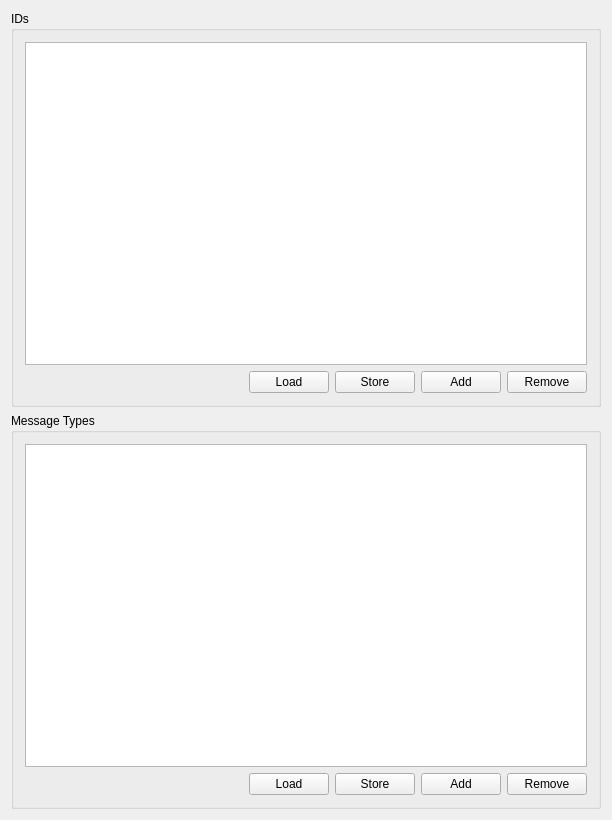
<?xml version="1.0" encoding="UTF-8"?>
<ui version="4.0">
 <class>MessageConfig</class>
 <widget class="QWidget" name="MessageConfig">
  <property name="geometry">
   <rect>
    <x>0</x>
    <y>0</y>
    <width>612</width>
    <height>820</height>
   </rect>
  </property>
  <property name="windowTitle">
   <string>MessageConfig</string>
  </property>
  <layout class="QVBoxLayout" name="verticalLayout">
   <item>
    <widget class="QGroupBox" name="groupBox_9">
     <property name="sizePolicy">
      <sizepolicy hsizetype="Preferred" vsizetype="Preferred">
       <horstretch>0</horstretch>
       <verstretch>1</verstretch>
      </sizepolicy>
     </property>
     <property name="title">
      <string>IDs</string>
     </property>
     <layout class="QGridLayout" name="gridLayout_4">
      <item row="5" column="2">
       <widget class="QPushButton" name="idStoreBtn">
        <property name="toolTip">
         <string>Save the current ID configuration (*.json) to a file</string>
        </property>
        <property name="text">
         <string>Store</string>
        </property>
       </widget>
      </item>
      <item row="5" column="4">
       <widget class="QPushButton" name="idRmvBtn">
        <property name="toolTip">
         <string>Remove the selected entry from the current ID configuration.</string>
        </property>
        <property name="text">
         <string>Remove</string>
        </property>
       </widget>
      </item>
      <item row="5" column="1">
       <widget class="QPushButton" name="idLoadBtn">
        <property name="toolTip">
         <string>Load an ID configuration (*.json)</string>
        </property>
        <property name="text">
         <string>Load</string>
        </property>
       </widget>
      </item>
      <item row="5" column="0">
       <spacer name="horizontalSpacer">
        <property name="orientation">
         <enum>Qt::Horizontal</enum>
        </property>
        <property name="sizeHint" stdset="0">
         <size>
          <width>40</width>
          <height>20</height>
         </size>
        </property>
       </spacer>
      </item>
      <item row="5" column="3">
       <widget class="QPushButton" name="idAddBtn">
        <property name="toolTip">
         <string>&lt;html&gt;&lt;head/&gt;&lt;body&gt;&lt;p&gt;Add a new ID configuration entry to the current ID configuration. The ID configuration tool is called.&lt;/p&gt;&lt;p&gt;The new entry will be appended to the list.&lt;/p&gt;&lt;/body&gt;&lt;/html&gt;</string>
        </property>
        <property name="text">
         <string>Add</string>
        </property>
       </widget>
      </item>
      <item row="0" column="0" rowspan="5" colspan="5">
       <widget class="QTableView" name="idTableView">
        <property name="toolTip">
         <string>&lt;html&gt;&lt;head/&gt;&lt;body&gt;&lt;p&gt;ID configuration browser which shows all currently available IDs and their parsing configuration.&lt;/p&gt;&lt;p&gt;Either load a whole ID configuration with the Load button or Add/Remove  IDs to the current configuration. &lt;/p&gt;&lt;p&gt;The current configuration can be saved (*.json) with the store button.&lt;/p&gt;&lt;/body&gt;&lt;/html&gt;</string>
        </property>
       </widget>
      </item>
     </layout>
    </widget>
   </item>
   <item>
    <widget class="QGroupBox" name="groupBox_10">
     <property name="sizePolicy">
      <sizepolicy hsizetype="Preferred" vsizetype="Preferred">
       <horstretch>0</horstretch>
       <verstretch>1</verstretch>
      </sizepolicy>
     </property>
     <property name="title">
      <string>Message Types</string>
     </property>
     <layout class="QGridLayout" name="gridLayout_5">
      <item row="5" column="1">
       <widget class="QPushButton" name="msgTypeLoadBtn">
        <property name="toolTip">
         <string>Load an Message Type configuration (*.json)</string>
        </property>
        <property name="text">
         <string>Load</string>
        </property>
       </widget>
      </item>
      <item row="5" column="3">
       <widget class="QPushButton" name="msgTypeAddBtn">
        <property name="toolTip">
         <string>&lt;html&gt;&lt;head/&gt;&lt;body&gt;&lt;p&gt;Add a new Message Type configuration entry to the current Message Type configuration. The Message Type configuration tool is called&lt;/p&gt;&lt;p&gt;The new entry will be appended to the list.&lt;/p&gt;&lt;/body&gt;&lt;/html&gt;</string>
        </property>
        <property name="text">
         <string>Add</string>
        </property>
       </widget>
      </item>
      <item row="5" column="2">
       <widget class="QPushButton" name="msgTypeStoreBtn">
        <property name="toolTip">
         <string>Save the current Message Type configuration (*.json) to a file</string>
        </property>
        <property name="text">
         <string>Store</string>
        </property>
       </widget>
      </item>
      <item row="5" column="4">
       <widget class="QPushButton" name="msgTypeRmvBtn">
        <property name="toolTip">
         <string>Remove the selected entry from the current Message Type configuration.</string>
        </property>
        <property name="text">
         <string>Remove</string>
        </property>
       </widget>
      </item>
      <item row="5" column="0">
       <spacer name="horizontalSpacer_2">
        <property name="orientation">
         <enum>Qt::Horizontal</enum>
        </property>
        <property name="sizeHint" stdset="0">
         <size>
          <width>40</width>
          <height>20</height>
         </size>
        </property>
       </spacer>
      </item>
      <item row="0" column="0" rowspan="5" colspan="5">
       <widget class="QTableView" name="msgTypeTableView">
        <property name="toolTip">
         <string>&lt;html&gt;&lt;head/&gt;&lt;body&gt;&lt;p&gt;Message Type configuration browser which shows all currently available Message Types and their parsing configuration.&lt;/p&gt;&lt;p&gt;Either load a whole Message Type configuration with the Load button or Add/Remove Message Types to the current configuration. &lt;/p&gt;&lt;p&gt;The current configuration can be saved (*.json) with the store button.&lt;/p&gt;&lt;/body&gt;&lt;/html&gt;</string>
        </property>
       </widget>
      </item>
     </layout>
    </widget>
   </item>
  </layout>
 </widget>
 <layoutdefault spacing="6" margin="11"/>
 <resources/>
 <connections/>
</ui>
